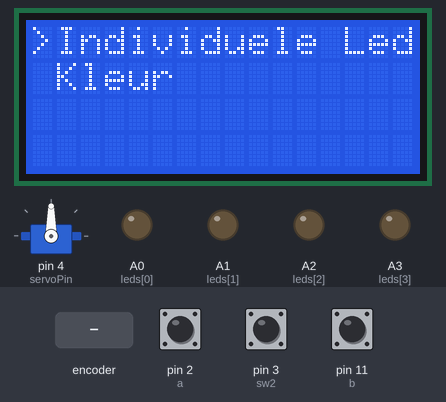
A sketch run on a simulated Arduino Uno, built with avr-gcc and run on an emulated ATmega328P. On the bench: servo, 16×4 character LCD, output pins drawn as LEDs (lit = HIGH). Inputs (shaded band) come from the test bench; at power-on: pin 3 (sw2) HIGH, pin 2 (a) HIGH, pin 11 (b) HIGH.

Above: at 1.2 s.
1.3 s: rotary encoder on pin 2 (a) / pin 11 (b) turned 3 steps (first pin leading)
At 3.0 s:
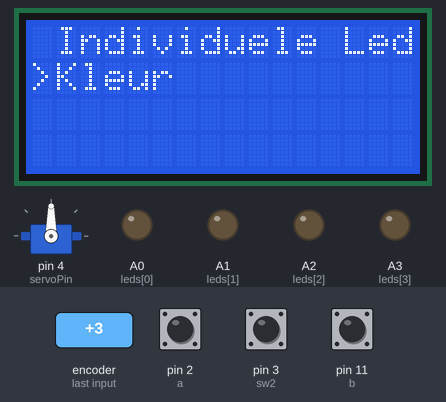
3.4 s: pin 3 (sw2) pulled LOW for 0.15 s
At 5.2 s:
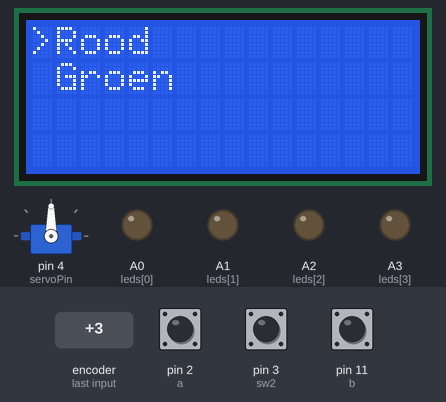
5.5 s: pin 3 (sw2) pulled LOW for 1 s
At 7.7 s:
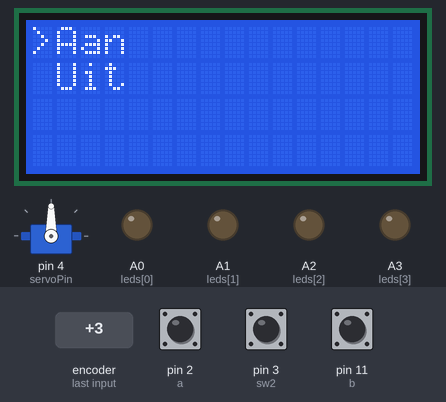
8.0 s: rotary encoder on pin 2 (a) / pin 11 (b) turned 1 step (first pin leading)
At 8.9 s:
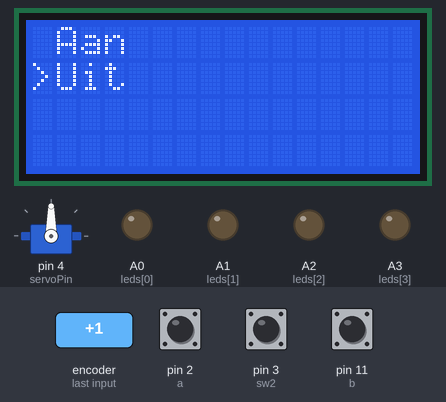
9.7 s: pin 3 (sw2) pulled LOW for 3.2 s
At 14.5 s:
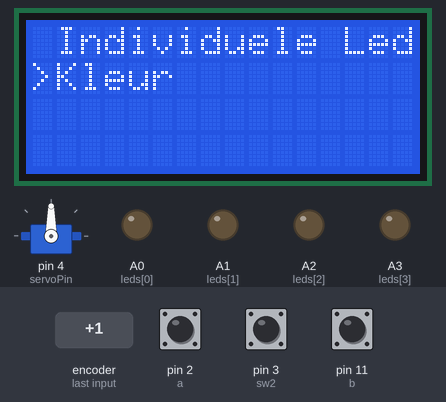
14.9 s: pin 3 (sw2) pulsed LOW 5 times (0.12 s each, 0.3 s apart)
At 17.5 s:
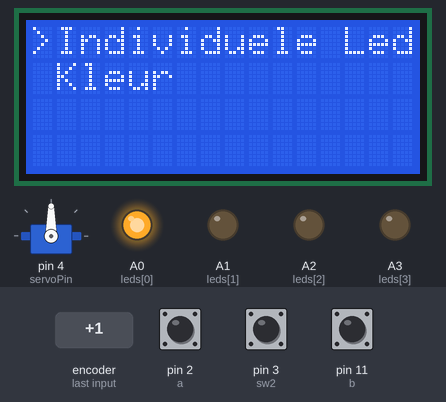
Timing chart, 0 to 18.9 s (numbered marks = the images above; inputs shaded):
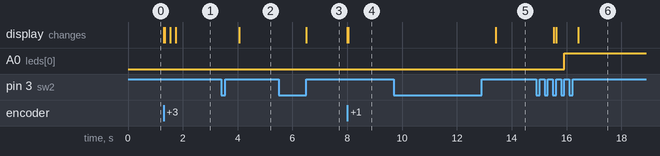

The sketch:

LCD_met_rotary.ino
```cpp
#include <LiquidCrystal.h>
#include <Servo.h>

Servo myservo;
int servoPin = 4;

const int rs = 10, en = 9, d4 = 8, d5 = 7, d6 = 6, d7 = 5;
LiquidCrystal lcd(rs, en, d4, d5, d6, d7);

int leds[] = {A0, A1, A2, A3};

//int sw1 = 2;
int sw2 = 3;
int counter = 0;
int menu = 0;
int  collect = 0;

int a = 2;
int b = 11;
//int  counter = 0;
int  state, previous;
int rot_dir = 0;
bool aan = false, confirm = false;;

String HoofdMenu[] = {"Individuele Led", "Kleur"};
String IndividueleLed[] = {"1", "2", "3", "4", "Terug"};
String Kleur[] = {"Rood", "Groen", "Terug"};
String OnOff[] = {"Aan", "Uit"};
char arrow = '>';
int lol  = 0;
void setup() {
  // put your setup code here, to run once:
  //Serial.begin(9600);
  myservo.attach(servoPin);
  for (int i = 0; i < 4; i++)
  {
    pinMode(leds[i], OUTPUT);
  }
  //  attachInterrupt(digitalPinToInterrupt(sw1), isrSwitch, RISING);
  attachInterrupt(digitalPinToInterrupt(sw2), isrSwitch2, RISING);
  pinMode(a, INPUT);
  pinMode(b, INPUT);
  digitalWrite(a, HIGH);
  digitalWrite(b, HIGH);
  previous = digitalRead(a);

  attachInterrupt (digitalPinToInterrupt(a), rotaryTurn, CHANGE);

  lcd.begin(16, 4);

}

void loop() {
  // put your main code here, to run repeatedly:
  lcd.clear();
  switch (menu)
  {
    case 0:
      HoofdMenuAfdrukken();
      while (menu == 0 )
      {
        rotary(0);
        HoofdMenuAfdrukken();
        if (confirm)
        {
          if (counter == 0)
          {
            menu = 1;
          }
          else
          {
            menu = 3;
          }
          delay(500);
          confirm = false;
        }
      }
      break;
    case 1:
      counter = 0;
      while (menu == 1)
      {
        rotary(1);
        lcd.setCursor(0, 0);
        lcd.print(arrow);
        lcd.setCursor(1, 0);
        lcd.print(IndividueleLed[counter]);
        lcd.setCursor(1, 1);
        lcd.print(IndividueleLed[counter + 1]);
        delay(10);
        if (confirm)
        {
          lcd.clear();
          if (counter == 4)
          {
            menu = 0;
          }
          if (counter == 2)
          {
            menu = 4;
          }
          else
          {
            collect = counter;
            menu = 2;
          }
        }
        confirm = false;
      }
      break;
    case 2:
      counter = 0;
      while (menu == 2)
      {
        //lcd.clear();
        lcd.setCursor(0, counter);
        lcd.print(arrow);
        lcd.setCursor(1, 0);
        lcd.print(OnOff[0]);
        lcd.setCursor(1, 1);
        lcd.print(OnOff[1]);
        //delay(500);
        rotary(0);
        if (confirm)
        {
          if (counter == 0)
          {
            digitalWrite(leds[collect], HIGH);
          }
          else
          {
            digitalWrite(leds[collect], LOW);
          }
          delay(500);
          menu = 0;
          confirm = false;
        }
      }
      break;
    case 3:
      counter = 0;
      while (menu == 3)
      {
        rotary(3);
        //lcd.clear();
        lcd.setCursor(0, 0);
        lcd.print(arrow);
        lcd.setCursor(1, 0);
        lcd.print(Kleur[counter]);
        lcd.setCursor(1, 1);
        lcd.print(Kleur[counter + 1]);
        //delay(500);

        if (confirm)
        {
          if (counter == 2)
          {
            menu = 0;
          }
          else
          {
            collect = counter;
            menu = 2;
          }
          confirm = false;
        }
      }
      break;
    case 4:
      counter = 0;
      while (menu == 4)
      {
        rotary(5);
        lcd.setCursor(0, 0);
        lcd.print(counter*10);
        myservo.write(counter*10);
      }
  }
}
void isrSwitch()
{
  aan = true;
}
void isrSwitch2()
{
  confirm = true;
}
void HoofdMenuAfdrukken()
{
  lcd.setCursor(0, counter);
  lcd.print(arrow);
  lcd.setCursor(1, 0);
  lcd.print(HoofdMenu[0]);
  lcd.setCursor(1, 1);
  lcd.print(HoofdMenu[1]);
}
void rotaryTurn()
{
  rot_dir = digitalRead(a);
  state = 1;
}
void rotary(int limit)
{
  state = digitalRead(a);
  if ((state == LOW ) && (previous == HIGH))
  {
    lcd.clear();
    if (digitalRead(b) == HIGH)
    {
      counter++;
    }
    else
    {
      counter--;
    }
    if (counter < 0)
    {
      counter = 0;
    }
    if (limit == 0)
    {
      if (counter > 1)
      {
        counter = 0;
      }
    }
    else if (limit == 1)
    {
      if (counter > 4)
      {
        counter = 0;
      }
    }
    else if (limit == 3)
    {
      if (counter > 2)
      {
        counter = 0;
      }
    }
    delay(30);

  }
  //Serial.println(counter);
  previous = state;
}
```

Measured:
- after the input at 1.3 s, the display: first changes at once (image 1 shows a later state)
- after the input at 3.4 s, the display: changes after 0.66 s (image 2)
- after the input at 5.5 s, the display: changes after 1.0 s (image 3)
- after the input at 8.0 s, the display: first changes at once (image 4 shows a later state)
- after the input at 9.7 s, the display: changes after 3.7 s (image 5)
- after the input at 14.9 s, A0 (leds[0]): LOW → HIGH after 1.0 s; the display: first changes after 0.63 s (image 6 shows a later state)
